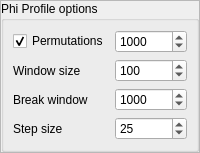
                           <widget class="QWidget" name="phi_profile_option_page">
                            <layout class="QVBoxLayout" name="verticalLayout_35">
                             <property name="spacing">
                              <number>0</number>
                             </property>
                             <property name="leftMargin">
                              <number>0</number>
                             </property>
                             <property name="topMargin">
                              <number>0</number>
                             </property>
                             <property name="rightMargin">
                              <number>0</number>
                             </property>
                             <property name="bottomMargin">
                              <number>0</number>
                             </property>
                             <item>
                              <widget class="QFrame" name="frame_27">
                               <property name="frameShape">
                                <enum>QFrame::StyledPanel</enum>
                               </property>
                               <property name="frameShadow">
                                <enum>QFrame::Raised</enum>
                               </property>
                               <layout class="QVBoxLayout" name="verticalLayout_34">
                                <property name="spacing">
                                 <number>0</number>
                                </property>
                                <property name="leftMargin">
                                 <number>0</number>
                                </property>
                                <property name="topMargin">
                                 <number>0</number>
                                </property>
                                <property name="rightMargin">
                                 <number>0</number>
                                </property>
                                <property name="bottomMargin">
                                 <number>0</number>
                                </property>
                                <item>
                                 <widget class="QGroupBox" name="groupBox_5">
                                  <property name="title">
                                   <string>Phi Profile options</string>
                                  </property>
                                  <layout class="QGridLayout" name="gridLayout_6">
                                   <item row="2" column="0">
                                    <widget class="QLabel" name="label_11">
                                     <property name="text">
                                      <string>Break window</string>
                                     </property>
                                    </widget>
                                   </item>
                                   <item row="1" column="1">
                                    <widget class="QSpinBox" name="spinBox_profile_window">
                                     <property name="minimum">
                                      <number>10</number>
                                     </property>
                                     <property name="maximum">
                                      <number>1000</number>
                                     </property>
                                     <property name="singleStep">
                                      <number>10</number>
                                     </property>
                                     <property name="value">
                                      <number>100</number>
                                     </property>
                                    </widget>
                                   </item>
                                   <item row="1" column="0">
                                    <widget class="QLabel" name="label_10">
                                     <property name="text">
                                      <string>Window size</string>
                                     </property>
                                    </widget>
                                   </item>
                                   <item row="0" column="1">
                                    <widget class="QSpinBox" name="spinBox_profile_perms">
                                     <property name="minimum">
                                      <number>100</number>
                                     </property>
                                     <property name="maximum">
                                      <number>10000</number>
                                     </property>
                                     <property name="singleStep">
                                      <number>100</number>
                                     </property>
                                     <property name="value">
                                      <number>1000</number>
                                     </property>
                                    </widget>
                                   </item>
                                   <item row="0" column="0">
                                    <widget class="QCheckBox" name="checkBox_profile_perm">
                                     <property name="text">
                                      <string>Permutations</string>
                                     </property>
                                     <property name="checked">
                                      <bool>true</bool>
                                     </property>
                                     <property name="tristate">
                                      <bool>false</bool>
                                     </property>
                                    </widget>
                                   </item>
                                   <item row="3" column="0">
                                    <widget class="QLabel" name="label_12">
                                     <property name="text">
                                      <string>Step size</string>
                                     </property>
                                    </widget>
                                   </item>
                                   <item row="2" column="1">
                                    <widget class="QSpinBox" name="spinBox_profile_break_window">
                                     <property name="minimum">
                                      <number>10</number>
                                     </property>
                                     <property name="maximum">
                                      <number>10000</number>
                                     </property>
                                     <property name="singleStep">
                                      <number>10</number>
                                     </property>
                                     <property name="value">
                                      <number>1000</number>
                                     </property>
                                    </widget>
                                   </item>
                                   <item row="3" column="1">
                                    <widget class="QSpinBox" name="spinBox_profile_step">
                                     <property name="minimum">
                                      <number>10</number>
                                     </property>
                                     <property name="maximum">
                                      <number>1000</number>
                                     </property>
                                     <property name="value">
                                      <number>25</number>
                                     </property>
                                    </widget>
                                   </item>
                                  </layout>
                                 </widget>
                                </item>
                               </layout>
                              </widget>
                             </item>
                            </layout>
                           </widget>
